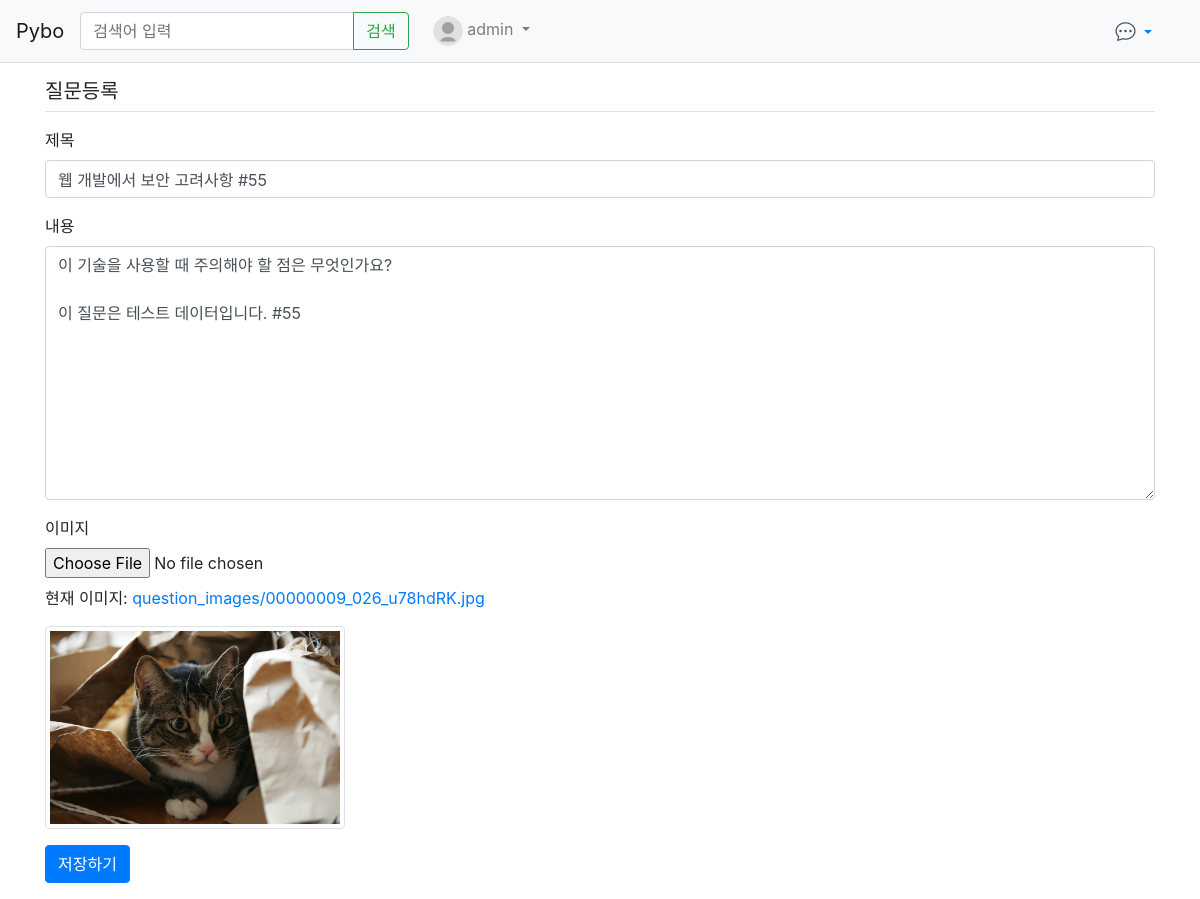
Page /pybo/question/modify/583/ (signed in) on the committed database.
### pybo/models.py (models this page shows, shortened)
class Question(models.Model):
    author = models.ForeignKey(User, on_delete=models.CASCADE, related_name='author_question')
    subject = models.CharField(max_length=200)
    content = models.TextField()
    image = models.ImageField(upload_to='question_images/', null=True, blank=True)
    create_date = models.DateTimeField()
    modify_date = models.DateTimeField(null=True, blank=True)
    voter = models.ManyToManyField(User, related_name='voter_question')

### pybo/views/question_views.py (the view, shortened to what this page needs)
# urls.py: path('question/modify/<int:question_id>/', QuestionModifyView.as_view(), name='question_modify'),
@method_decorator(login_required(login_url='common:login'), name='dispatch')
class QuestionModifyView(View):
    template_name = 'pybo/question_form.html'
    def get(self, request, question_id):
        try:
            question = QuestionService.get_question(question_id)
            if request.user != question.author:
                messages.error(request, '수정권한이 없습니다')
                return redirect('pybo:detail', question_id=question.id)
            form = QuestionForm(instance=question)
            return render(request, self.template_name, {'form': form})
        except ResourceNotFoundException:
            return get_object_or_404(Question, pk=question_id)

### pybo/forms.py
class QuestionForm(forms.ModelForm):
    class Meta:
        model = Question
        fields = ['subject', 'content', 'image']
        labels = {
            'subject': '제목',
            'content': '내용',
            'image': '이미지',
        }

### pybo/services/question_service.py (called while the page is built)
    @staticmethod
    def get_question(question_id):
        try:
            return Question.objects.get(pk=question_id)
        except Question.DoesNotExist:
            raise ResourceNotFoundException(f"Question with ID {question_id} not found")

### templates/pybo/question_form.html (shortened to what this page needs)
{% extends 'base.html' %}
{% block content %}
<div class="container">
    <h5 class="my-3 border-bottom pb-2">질문등록</h5>
    <form method="post" class="post-form my-3" enctype="multipart/form-data">
        <div class="form-group">
            <label for="subject">제목</label>
            <input type="text" class="form-control" name="subject" id="subject"
                   value="{{ form.subject.value|default_if_none:'' }}">
        </div>
        <div class="form-group">
            <label for="content">내용</label>
            <textarea class="form-control" name="content"
                      id="content" rows="10">{{ form.content.value|default_if_none:'' }}</textarea>
        </div>
        <div class="form-group">
            <label for="image">이미지</label>
            <input type="file" class="form-control-file" name="image" id="image" accept="image/*">
            {% if form.instance.image %}
            <div class="mt-2">
                <p>현재 이미지: <a href="{{ form.instance.image.url }}" target="_blank">{{ form.instance.image.name }}</a></p>
                <img src="{{ form.instance.image.url }}" alt="현재 이미지" style="max-width: 300px; max-height: 300px;" class="img-thumbnail">
            </div>
            {% endif %}
        </div>
        <button type="submit" class="btn btn-primary">저장하기</button>
    </form>
</div>
{% endblock %}

### templates/navbar.html (shortened to what this page needs)
{% load static %}
<nav class="navbar navbar-expand-lg navbar-light bg-light border-bottom">
    <a class="navbar-brand" href="{% url 'pybo:index' %}">Pybo</a>
    <div class="collapse navbar-collapse flex-grow-0" id="navbarNav">
        <form class="form-inline my-2 my-lg-0 mr-3" action="{% url 'pybo:search' %}" method="get">
            <div class="input-group">
                <input class="form-control" type="search" placeholder="검색어 입력" name="kw" value="{{ kw|default_if_none:'' }}">
                <div class="input-group-append">
                    <button class="btn btn-outline-success" type="submit">검색</button>
                </div>
            </div>
        </form>
        <ul class="navbar-nav">
            {% if user.is_authenticated %}
            <li class="nav-item dropdown">
                <a class="nav-link dropdown-toggle" href="#" id="navbarDropdown" role="button" data-toggle="dropdown" aria-haspopup="true" aria-expanded="false">
                    {% if user.profile.profile_picture %}
                    <img src="{{ user.profile.profile_picture.url }}" alt="Profile Picture" class="rounded-circle" width="30" height="30">
                    {% else %}
                    <img src="{% static 'default_profile.svg' %}" alt="Default Profile" class="rounded-circle" width="30" height="30">
                    {% endif %}
                    {{ user.username }}
                </a>
            </li>
            {% endif %}
        </ul>
    </div>
    {% if user.is_authenticated %}
    <div class="ml-auto mr-3 position-relative d-flex align-items-center">
        <div class="nav-item dropdown">
            <a id="chat-toggle" class="nav-link dropdown-toggle" href="#" role="button" data-toggle="dropdown" aria-haspopup="true" aria-expanded="false">
                <i class="bi bi-chat-dots chat-icon"></i>
            </a>
        </div>
    </div>
    {% endif %}
</nav>

### static/style.css (style rules this page uses)
.nav-item.dropdown { position: relative; }
.chat-icon { font-size: 1.25rem; transition: font-size 0.3s ease; color: #495057; }

### rows in the picture
Question: subject "웹 개발에서 보안 고려사항 #55", content "이 기술을 사용할 때 주의해야 할 점은 무엇인가요? 이 질문은 테스트 데이터입니다. #55", instance.image.name "question_images/00000009_026_u78hdRK.jpg", instance.image (picture)

### other values in the picture
{{ user.username }} "admin"
